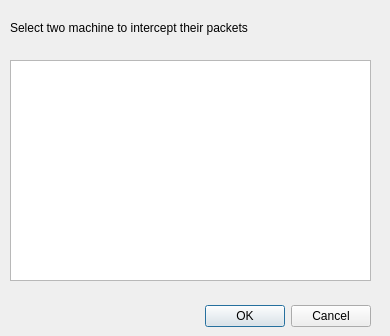
<?xml version="1.0" encoding="UTF-8"?>
<ui version="4.0">
 <class>Dialogarp</class>
 <widget class="QDialog" name="Dialogarp">
  <property name="geometry">
   <rect>
    <x>0</x>
    <y>0</y>
    <width>390</width>
    <height>336</height>
   </rect>
  </property>
  <property name="windowTitle">
   <string>Dialog</string>
  </property>
  <widget class="QDialogButtonBox" name="buttonBox">
   <property name="geometry">
    <rect>
     <x>30</x>
     <y>300</y>
     <width>341</width>
     <height>32</height>
    </rect>
   </property>
   <property name="orientation">
    <enum>Qt::Horizontal</enum>
   </property>
   <property name="standardButtons">
    <set>QDialogButtonBox::Cancel|QDialogButtonBox::Ok</set>
   </property>
  </widget>
  <widget class="QListView" name="lv_client">
   <property name="geometry">
    <rect>
     <x>10</x>
     <y>60</y>
     <width>361</width>
     <height>221</height>
    </rect>
   </property>
   <property name="selectionMode">
    <enum>QAbstractItemView::MultiSelection</enum>
   </property>
  </widget>
  <widget class="QLabel" name="label">
   <property name="geometry">
    <rect>
     <x>10</x>
     <y>20</y>
     <width>351</width>
     <height>16</height>
    </rect>
   </property>
   <property name="text">
    <string>Select two machine to intercept their packets</string>
   </property>
  </widget>
 </widget>
 <resources/>
 <connections>
  <connection>
   <sender>buttonBox</sender>
   <signal>accepted()</signal>
   <receiver>Dialogarp</receiver>
   <slot>accept()</slot>
   <hints>
    <hint type="sourcelabel">
     <x>248</x>
     <y>254</y>
    </hint>
    <hint type="destinationlabel">
     <x>157</x>
     <y>274</y>
    </hint>
   </hints>
  </connection>
  <connection>
   <sender>buttonBox</sender>
   <signal>rejected()</signal>
   <receiver>Dialogarp</receiver>
   <slot>reject()</slot>
   <hints>
    <hint type="sourcelabel">
     <x>316</x>
     <y>260</y>
    </hint>
    <hint type="destinationlabel">
     <x>286</x>
     <y>274</y>
    </hint>
   </hints>
  </connection>
 </connections>
</ui>
